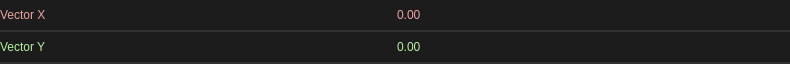
<?xml version="1.0" encoding="UTF-8"?>
<ui version="4.0">
 <class>Widget</class>
 <widget class="QWidget" name="Widget">
  <property name="geometry">
   <rect>
    <x>0</x>
    <y>0</y>
    <width>790</width>
    <height>64</height>
   </rect>
  </property>
  <property name="minimumSize">
   <size>
    <width>0</width>
    <height>0</height>
   </size>
  </property>
  <property name="maximumSize">
   <size>
    <width>16777215</width>
    <height>64</height>
   </size>
  </property>
  <property name="windowTitle">
   <string>Form</string>
  </property>
  <property name="styleSheet">
   <string notr="true">.QWidget {
    font: 580 10pt &quot;Segoe UI&quot;;
    border: 2px solid black;
    border-radius: 0px;
    border-left: 0px;
    border-right: 0px;
	border-top: 0px;
    border-color: rgba(50, 50, 50, 255);
    padding: 8px;
    padding-left: 6px;
    padding-right: 6px;
    color: #E3E3E3;
    background-color: #1C1C1C;
}

.QWidget::hover {
}
.QWidget::selected {
    background-color: #414956;
}</string>
  </property>
  <layout class="QVBoxLayout" name="verticalLayout">
   <property name="spacing">
    <number>0</number>
   </property>
   <property name="leftMargin">
    <number>0</number>
   </property>
   <property name="topMargin">
    <number>0</number>
   </property>
   <property name="rightMargin">
    <number>0</number>
   </property>
   <property name="bottomMargin">
    <number>0</number>
   </property>
   <item>
    <widget class="QFrame" name="frame">
     <property name="maximumSize">
      <size>
       <width>16777215</width>
       <height>32</height>
      </size>
     </property>
     <property name="styleSheet">
      <string notr="true">.QFrame {
    font: 580 10pt &quot;Segoe UI&quot;;
    border: 2px solid black;
    border-radius: 0px;
    border-left: 0px;
    border-right: 0px;
	border-top: 0px;
    border-color: rgba(50, 50, 50, 255);
    color: #E3E3E3;
    background-color: #1C1C1C;
}

.QFrame::hover {
}
.QFrame::selected {
    background-color: #414956;
}</string>
     </property>
     <property name="frameShape">
      <enum>QFrame::StyledPanel</enum>
     </property>
     <property name="frameShadow">
      <enum>QFrame::Raised</enum>
     </property>
     <property name="lineWidth">
      <number>0</number>
     </property>
     <layout class="QHBoxLayout" name="horizontalLayout_2">
      <property name="spacing">
       <number>0</number>
      </property>
      <property name="leftMargin">
       <number>0</number>
      </property>
      <property name="topMargin">
       <number>0</number>
      </property>
      <property name="rightMargin">
       <number>0</number>
      </property>
      <property name="bottomMargin">
       <number>0</number>
      </property>
      <item>
       <widget class="QLabel" name="label">
        <property name="styleSheet">
         <string notr="true">border:0px;
background-color: rgba(255, 255, 255, 0);
font: 8pt &quot;Segoe UI&quot;;
color: #ECA4A0;
</string>
        </property>
        <property name="text">
         <string>Vector X</string>
        </property>
       </widget>
      </item>
      <item>
       <widget class="QDoubleSpinBox" name="vector_x">
        <property name="minimumSize">
         <size>
          <width>0</width>
          <height>0</height>
         </size>
        </property>
        <property name="styleSheet">
         <string notr="true">QDoubleSpinBox {
    font: 580 8pt &quot;Segoe UI&quot;;
    border: 2px solid black;
    border-radius: 2px;
    border-color: rgba(80, 80, 80, 255);
    color: #E3E3E3;
    background-color: #1C1C1C;
border:0px;
color: #ECA4A0;
}

QDoubleSpinBox:focus {
}

QDoubleSpinBox:hover {
}

QDoubleSpinBox:pressed {
	background-color: #121212;
}

QDoubleSpinBox::up-button {
    border: 0px solid black;
    subcontrol-origin: border;
    subcontrol-position: top right;
    border-left: 2px solid black;
    border-bottom: 0px solid black;
    border-top-right-radius: 2px;
    border-color: rgba(80, 80, 80, 255);
	width:16px;
    margin:0px;
border:0px;
}

QDoubleSpinBox::up-arrow {
    image: url(://icons/arrow_drop_up_24dp.svg);
    width: 20px;
    height: 20px;
}

QDoubleSpinBox::down-button {
    subcontrol-origin: border;
    subcontrol-position: bottom right;
	border: 0px solid black;
    border-left: 2px solid black;
    border-top: 2px solid black;
border-bottom-right-radius: 2px;
    border-color: rgba(80, 80, 80, 255);
	width:16px;
    margin:0px;
border:0px;
}

QDoubleSpinBox::down-arrow {
    image: url(://icons/arrow_drop_down_16dp.svg);
    width: 20px;
    height: 20px;
}</string>
        </property>
        <property name="decimals">
         <number>2</number>
        </property>
        <property name="minimum">
         <double>-99999999999.000000000000000</double>
        </property>
        <property name="maximum">
         <double>99999999999.000000000000000</double>
        </property>
        <property name="singleStep">
         <double>0.100000000000000</double>
        </property>
       </widget>
      </item>
     </layout>
    </widget>
   </item>
   <item>
    <widget class="QFrame" name="frame_2">
     <property name="maximumSize">
      <size>
       <width>16777215</width>
       <height>32</height>
      </size>
     </property>
     <property name="styleSheet">
      <string notr="true">.QFrame {
    font: 580 10pt &quot;Segoe UI&quot;;
    border: 2px solid black;
    border-radius: 0px;
    border-left: 0px;
    border-right: 0px;
	border-top: 0px;
    border-color: rgba(50, 50, 50, 255);
    color: #E3E3E3;
    background-color: #1C1C1C;
}

.QFrame::hover {
}
.QFrame::selected {
    background-color: #414956;
}</string>
     </property>
     <property name="frameShape">
      <enum>QFrame::StyledPanel</enum>
     </property>
     <property name="frameShadow">
      <enum>QFrame::Raised</enum>
     </property>
     <property name="lineWidth">
      <number>0</number>
     </property>
     <layout class="QHBoxLayout" name="horizontalLayout_7">
      <property name="spacing">
       <number>0</number>
      </property>
      <property name="leftMargin">
       <number>0</number>
      </property>
      <property name="topMargin">
       <number>0</number>
      </property>
      <property name="rightMargin">
       <number>0</number>
      </property>
      <property name="bottomMargin">
       <number>0</number>
      </property>
      <item>
       <widget class="QLabel" name="label_2">
        <property name="styleSheet">
         <string notr="true">border:0px;
background-color: rgba(255, 255, 255, 0);
font: 8pt &quot;Segoe UI&quot;;
color: #B6EFA2;</string>
        </property>
        <property name="text">
         <string>Vector Y</string>
        </property>
       </widget>
      </item>
      <item>
       <widget class="QDoubleSpinBox" name="vector_y">
        <property name="styleSheet">
         <string notr="true">QDoubleSpinBox {
    font: 580 8pt &quot;Segoe UI&quot;;
    border: 2px solid black;
    border-radius: 2px;
    border-color: rgba(80, 80, 80, 255);
    color: #E3E3E3;
    background-color: #1C1C1C;
border:0px;
color: #B6EFA2;
}

QDoubleSpinBox:focus {
}

QDoubleSpinBox:hover {
}

QDoubleSpinBox:pressed {
	background-color: #121212;
}

QDoubleSpinBox::up-button {
    border: 0px solid black;
    subcontrol-origin: border;
    subcontrol-position: top right;
    border-left: 2px solid black;
    border-bottom: 0px solid black;
    border-top-right-radius: 2px;
    border-color: rgba(80, 80, 80, 255);
	width:16px;
    margin:0px;
border:0px;
}

QDoubleSpinBox::up-arrow {
    image: url(://icons/arrow_drop_up_24dp.svg);
    width: 20px;
    height: 20px;
}

QDoubleSpinBox::down-button {
    subcontrol-origin: border;
    subcontrol-position: bottom right;
	border: 0px solid black;
    border-left: 2px solid black;
    border-top: 2px solid black;
border-bottom-right-radius: 2px;
    border-color: rgba(80, 80, 80, 255);
	width:16px;
    margin:0px;
border:0px;
}

QDoubleSpinBox::down-arrow {
    image: url(://icons/arrow_drop_down_16dp.svg);
    width: 20px;
    height: 20px;
}

QDoubleSpinBox:disabled {
	color: rgba(125, 125, 125, 100);
}</string>
        </property>
        <property name="decimals">
         <number>2</number>
        </property>
        <property name="minimum">
         <double>-99999999999.000000000000000</double>
        </property>
        <property name="maximum">
         <double>99999999999.000000000000000</double>
        </property>
        <property name="singleStep">
         <double>0.100000000000000</double>
        </property>
       </widget>
      </item>
     </layout>
    </widget>
   </item>
  </layout>
 </widget>
 <resources/>
 <connections/>
</ui>
